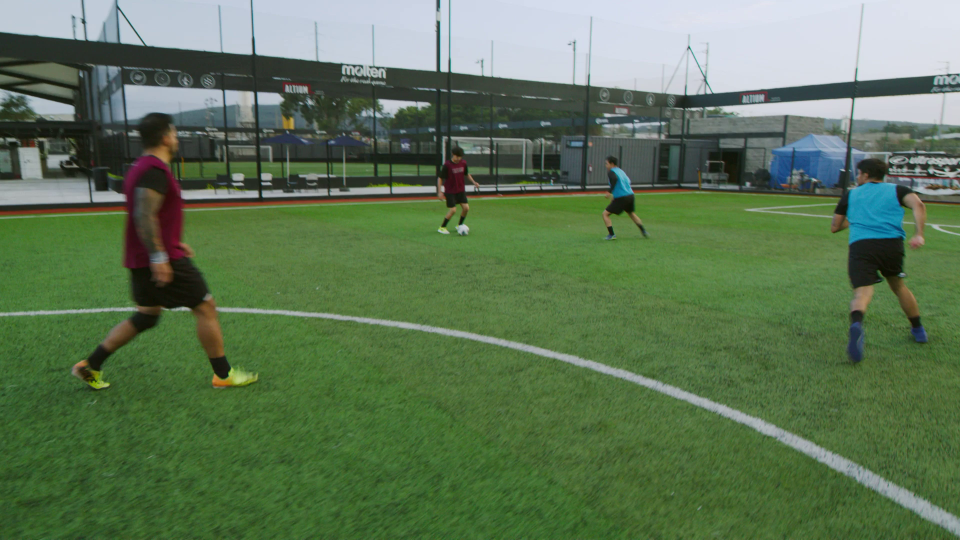
#> input picture OpenCV-egitim/gorsel/soccerframe.png, 1920 x 1080 px, found by its file name (shown at 1/2 size)
$ python birlestirme_numpy.py
#> lines starting #> are read from the running program, lines starting #| are printed output that depends on the picture; pictures that were not available may be replaced by others from this repository, and a replacement may not be noted
import cv2
import numpy as np

image1_path="gorsel\soccerframe.png"
image2_path="gorsel\car.png"

img1=cv2.imread(image1_path)
#> img1 is the input picture: shape (1080, 1920, 3); mean B, G, R 84.6, 117, 93.1
img2=cv2.imread(image2_path)
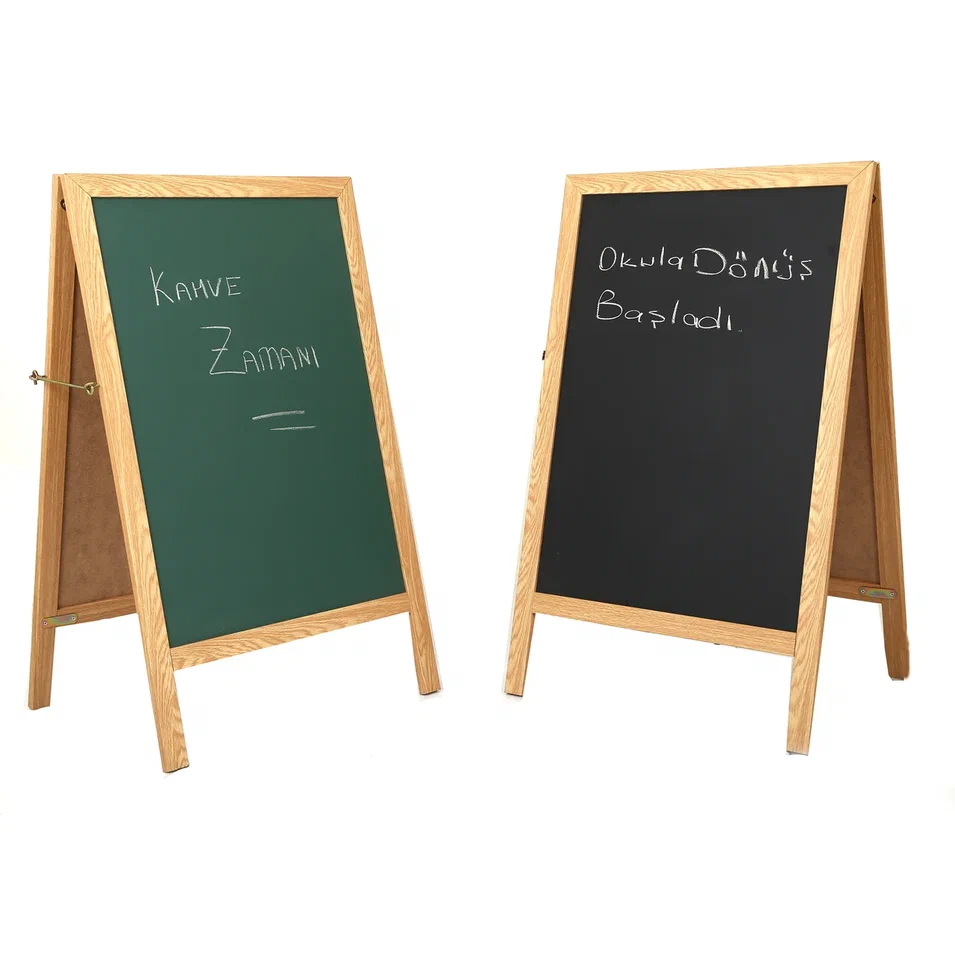
#> input picture OpenCV-egitim/gorsel/tahta.jpg, 955 x 955 px, given in place of car.png, which was not available
#> img2 is the input picture: shape (955, 955, 3); mean B, G, R 189.8, 198, 200.4

img1=cv2.resize(img1,(640,360))
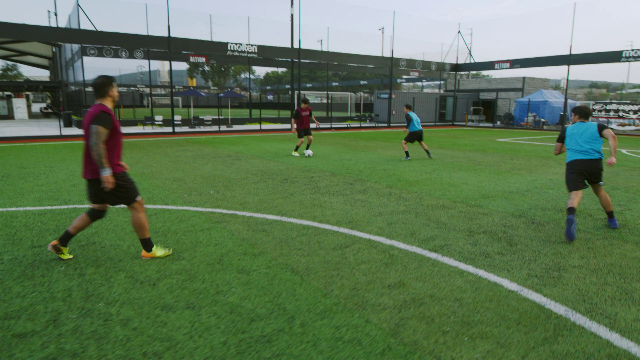
#> img1: shape (360, 640, 3); mean B, G, R 84.6, 117, 93.1
img2=cv2.resize(img2,(640,360))
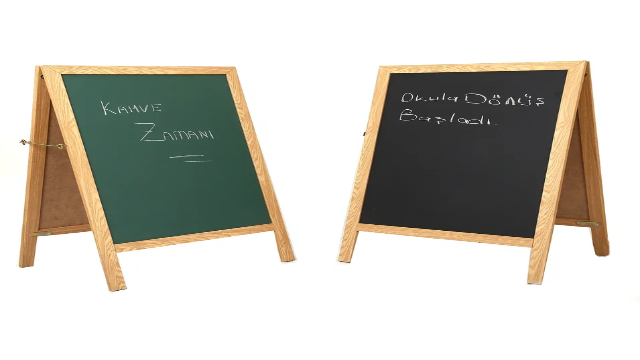
#> img2: shape (360, 640, 3); mean B, G, R 189.7, 198, 200.3

#BGR'den GRAY yaptığımız için resim 3 boyutludan 2 boyuluya dönüyor ve numpy ile birleştirme yapamıyoruz ondan dolayı gri resmi tekrar bgr yapıp kullanmamız gerekiyor.
img1 = cv2.cvtColor(img1, cv2.COLOR_BGR2GRAY)
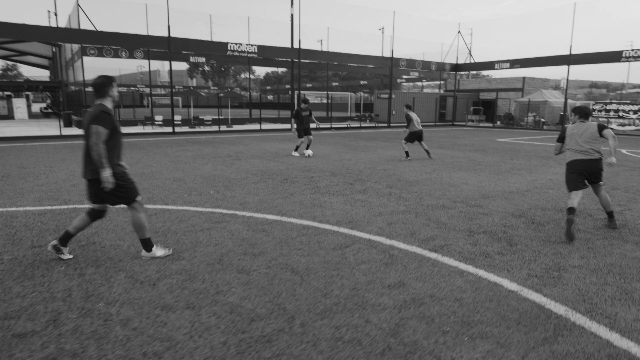
#> img1: shape (360, 640); min 11, max 231, mean 106.1
img1 = cv2.cvtColor(img1, cv2.COLOR_GRAY2BGR)
#> img1: shape (360, 640, 3)

dikeybirlestir=np.hstack((img1,img2))
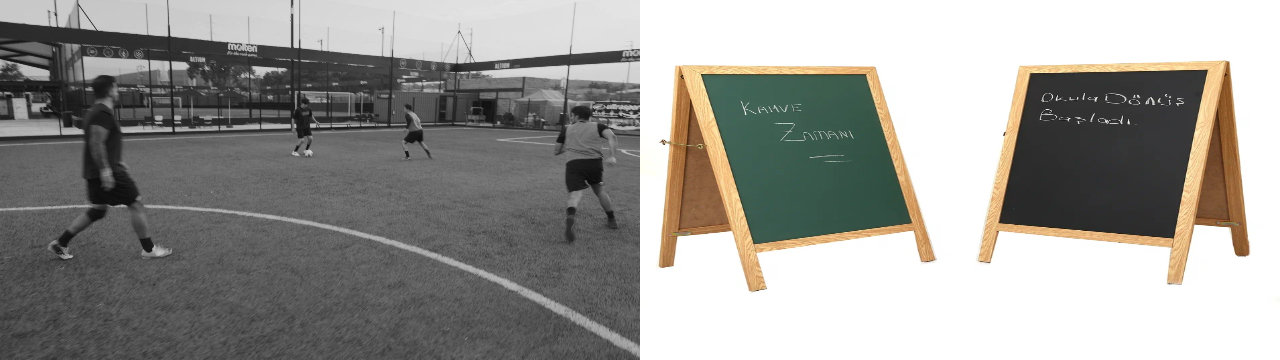
#> dikeybirlestir: shape (360, 1280, 3); mean B, G, R 147.9, 152, 153.2
yataybirlestir=np.vstack((img1,img2))
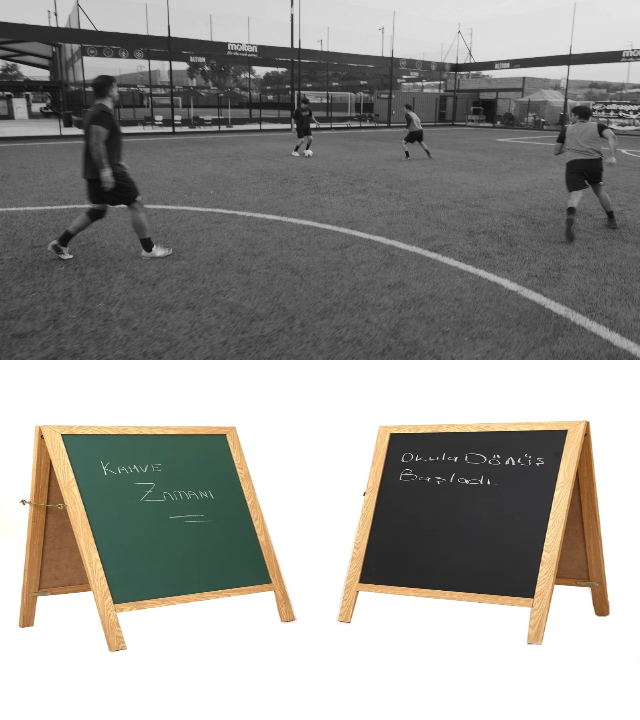
#> yataybirlestir: shape (720, 640, 3); mean B, G, R 147.9, 152, 153.2

cv2.imshow("dikey",dikeybirlestir)
cv2.imshow("yatay",yataybirlestir)

""" img1_gray = cv2.cvtColor(img1, cv2.COLOR_BGR2GRAY)
img1_bgr = cv2.cvtColor(img1_gray, cv2.COLOR_GRAY2BGR) """

cv2.waitKey(0)
cv2.destroyAllWindows()
